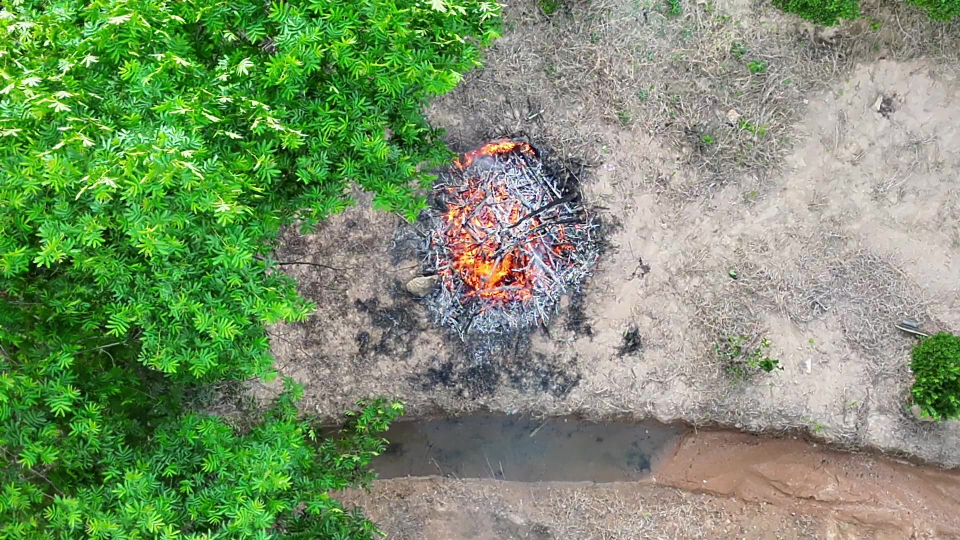
#> input picture data/samples/0f95c8cd0ecee3e90d187525aa0e879dd99b3c98183e00fb6a7601c5a907148e.jpg, 1920 x 1080 px, given in place of obs_000283.jpg, which was not available (shown at 1/2 size)
$ python b2_curated_overlay.py --images data/samples --out out.png
#> lines starting #> are read from the running program, lines starting #| are printed output that depends on the picture; pictures that were not available may be replaced by others from this repository, and a replacement may not be noted
import argparse
from pathlib import Path
from PIL import Image, ImageDraw
from build_b2_curated_v3 import POSITIVE, NEGATIVE

p=argparse.ArgumentParser();p.add_argument('--images',type=Path,required=True);p.add_argument('--out',type=Path,required=True);a=p.parse_args()
ids=list(POSITIVE)+list(NEGATIVE);a.out.mkdir(parents=True,exist_ok=True)
cols,per_page,cell_w,cell_h=4,20,450,310
for page in range((len(ids)+per_page-1)//per_page):
 sheet=Image.new('RGB',(cols*cell_w,5*cell_h),'white');d=ImageDraw.Draw(sheet)
#> after `sheet = Image.new('RGB', (cols * cell_w, 5 * cell_h), 'white')`: sheet: PIL image 1800x1550 RGB; every value is 255
 for i,oid in enumerate(ids[page*per_page:(page+1)*per_page]):
  im=Image.open(a.images/(oid+'.jpg')).convert('RGB');w,h=im.size;im.thumbnail((cell_w-8,cell_h-55))
#> further down, im is the input picture: PIL image 1920x1080 RGB; mean R, G, B 121.1, 145.6, 105.6
#> after `w, h = im.size`: w = 1920; h = 1080
#> after `im.thumbnail((cell_w - 8, cell_h - 55))`:
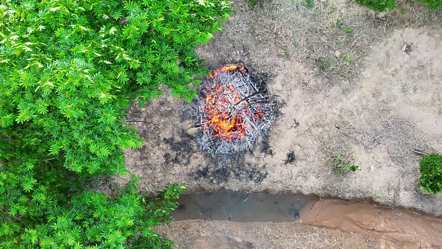
#> im: PIL image 442x249 RGB; mean R, G, B 121.2, 145.8, 105.7
  x=(i%cols)*cell_w+(cell_w-im.width)//2;y=(i//cols)*cell_h+52;sheet.paste(im,(x,y))
#> after `x = i % cols * cell_w + (cell_w - im.width) // 2`: x = 4
#> after `sheet.paste(im, (x, y))`:
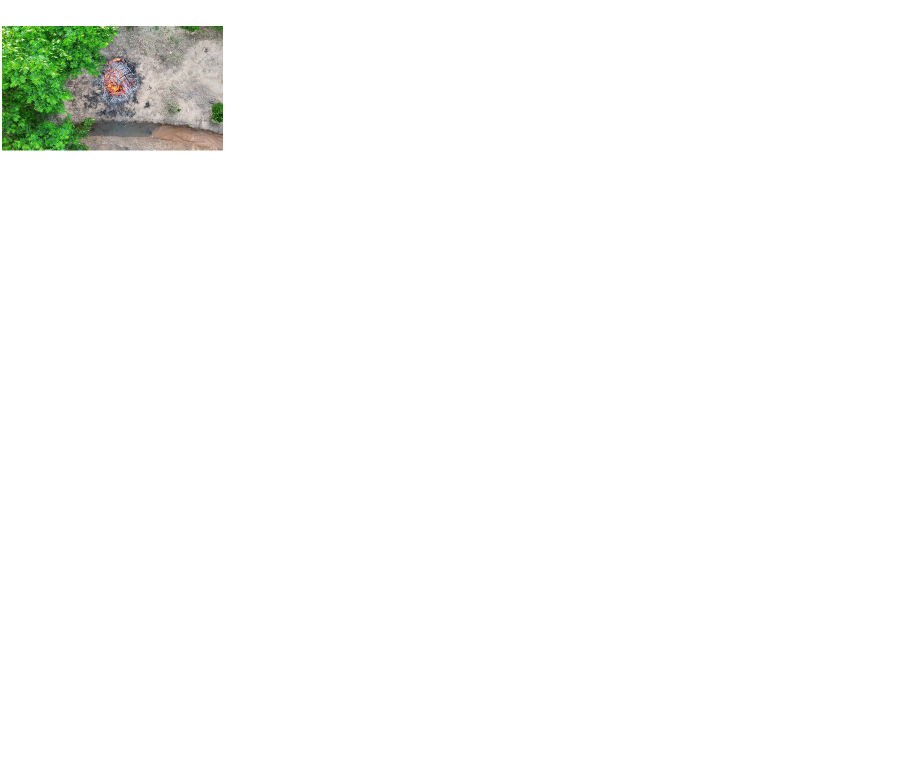
#> sheet: PIL image 1800x1550 RGB (shown at 1/2 size); mean R, G, B 249.7, 250.7, 249.1
  if oid in POSITIVE:
   b=POSITIVE[oid];sx,sy=im.width/w,im.height/h
#> after `sx, sy = (im.width / w, im.height / h)`: sx = 0.23; sy = 0.231
#> (the run stopped early here; a loop or call above may not have finished)

$ run again, on data/samples/100e57774e5980c666c3e86f101540ed21f9f8be2458e158504ee9260cc810d2.jpg
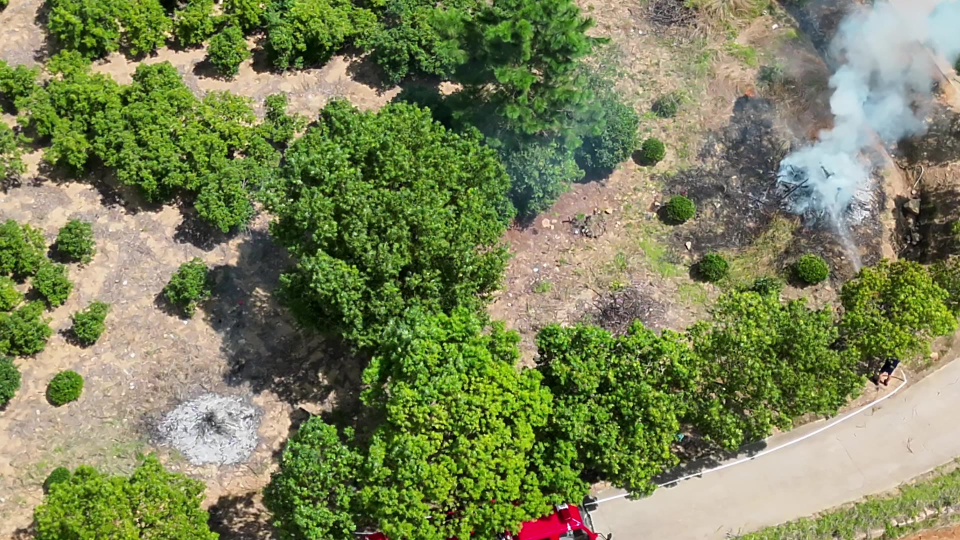
#> input picture data/samples/100e57774e5980c666c3e86f101540ed21f9f8be2458e158504ee9260cc810d2.jpg, 1920 x 1080 px, given in place of obs_000283.jpg, which was not available (shown at 1/2 size)
#> im is the input picture: PIL image 1920x1080 RGB; mean R, G, B 122.5, 130.9, 88.3
#> `im.thumbnail((cell_w - 8, cell_h - 55))`:
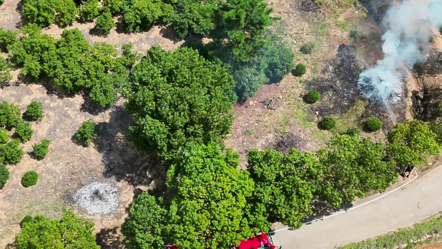
#> im: PIL image 442x249 RGB; mean R, G, B 122.6, 131, 88.4
#> `sheet.paste(im, (x, y))`:
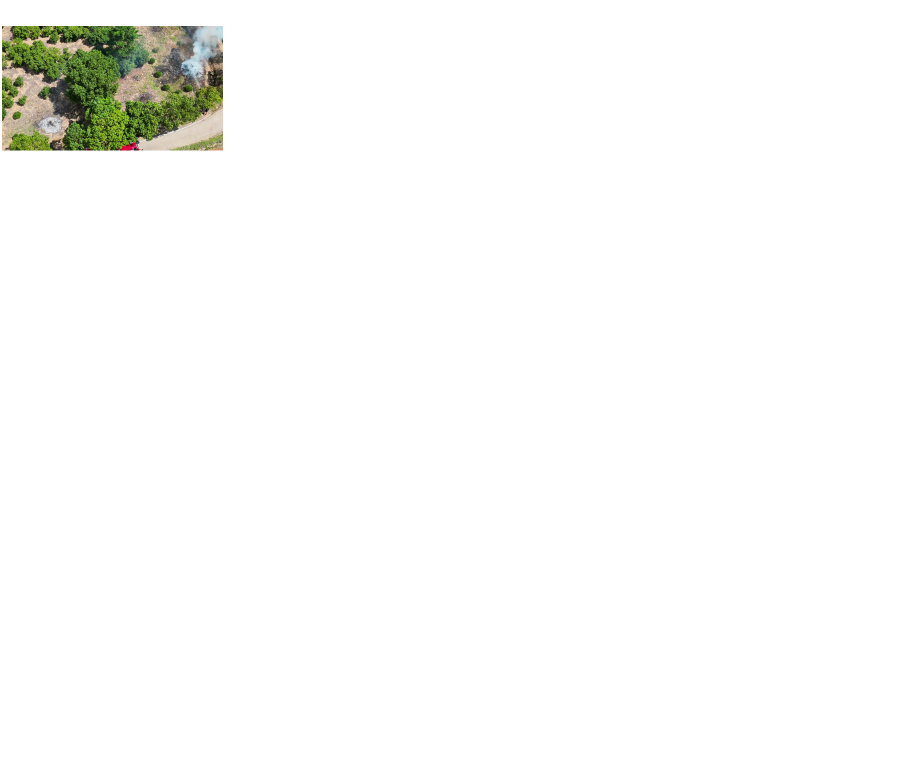
#> sheet: PIL image 1800x1550 RGB (shown at 1/2 size); mean R, G, B 249.8, 250.1, 248.4

$ run again, on data/samples/1017b34ea6ce52375d94b72fdb801ef0da943d581eaad340f3892a8018dbf86d.jpg
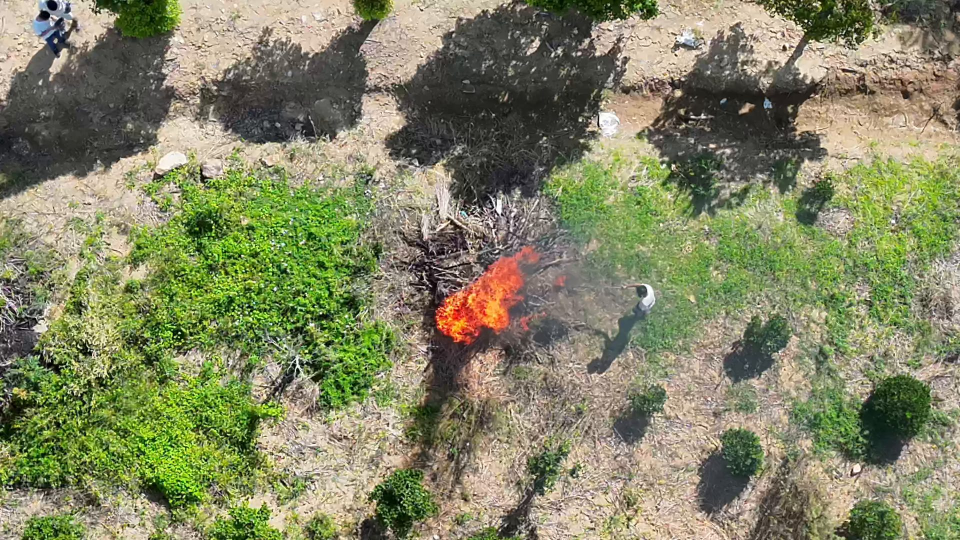
#> input picture data/samples/1017b34ea6ce52375d94b72fdb801ef0da943d581eaad340f3892a8018dbf86d.jpg, 1920 x 1080 px, given in place of obs_000283.jpg, which was not available (shown at 1/2 size)
#> im is the input picture: PIL image 1920x1080 RGB; mean R, G, B 131.1, 133.1, 100
#> `im.thumbnail((cell_w - 8, cell_h - 55))`:
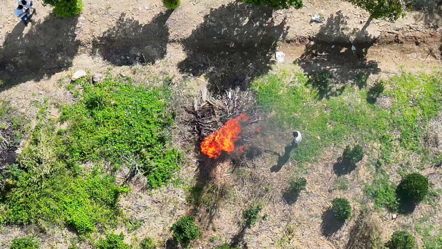
#> im: PIL image 442x249 RGB; mean R, G, B 131.2, 133.3, 100.1
#> `sheet.paste(im, (x, y))`:
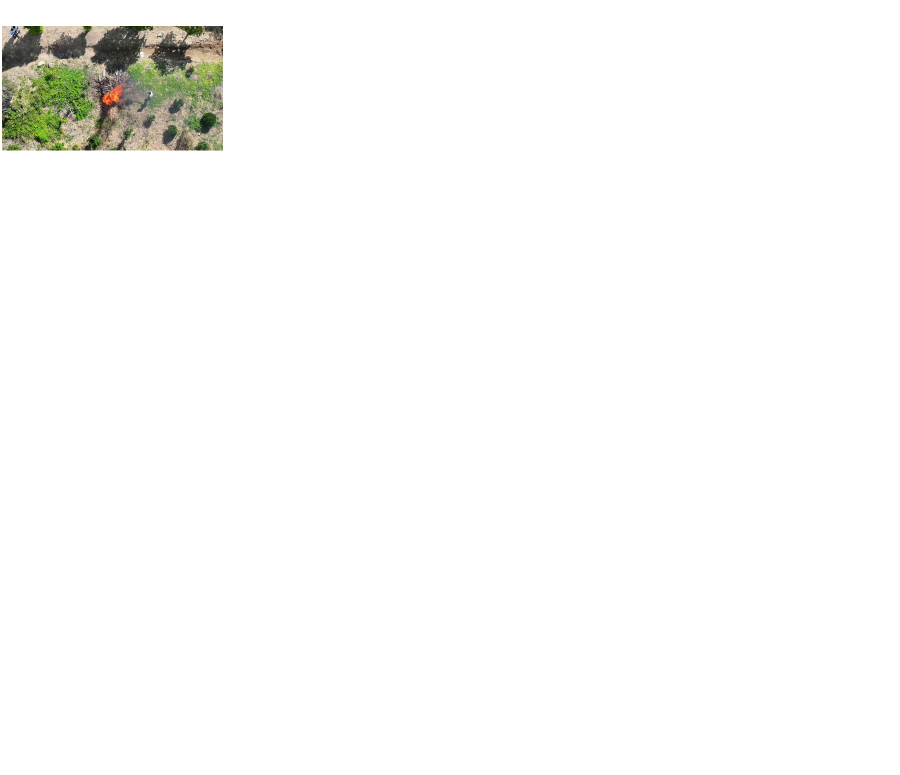
#> sheet: PIL image 1800x1550 RGB (shown at 1/2 size); mean R, G, B 250.1, 250.2, 248.9
